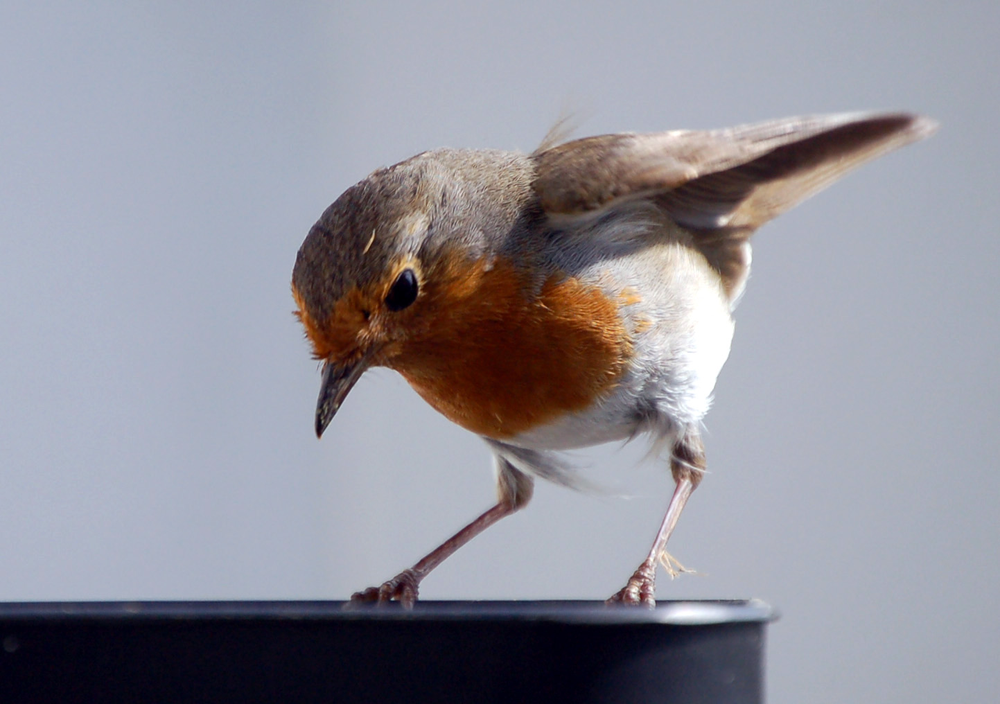
#> input picture Python Tasks/Image_Editing/test.bmp, 1000 x 704 px, shrunk from 1443 x 1016 before the run
$ python Image_Editing_with_Pillow.py
#> lines starting #> are read from the running program, lines starting #| are printed output that depends on the picture
from PIL import Image  # Library to work with images

img = Image.open(r"test.bmp")  # Open the original image
#> img is the input picture: PIL image 1000x704 RGB; mean R, G, B 145.6, 144.9, 154.8

width, height = img.size  # Get image dimensions
#> width = 1000; height = 704

pixels = img.load()  # Access the pixels for editing
# Make the top-left quarter of the image black
for x in range(width // 2):
    for y in range(height // 2):
        pixels[x, y] = (0, 0, 0)

img.save(r"test_modified.bmp")  # Save the edited image
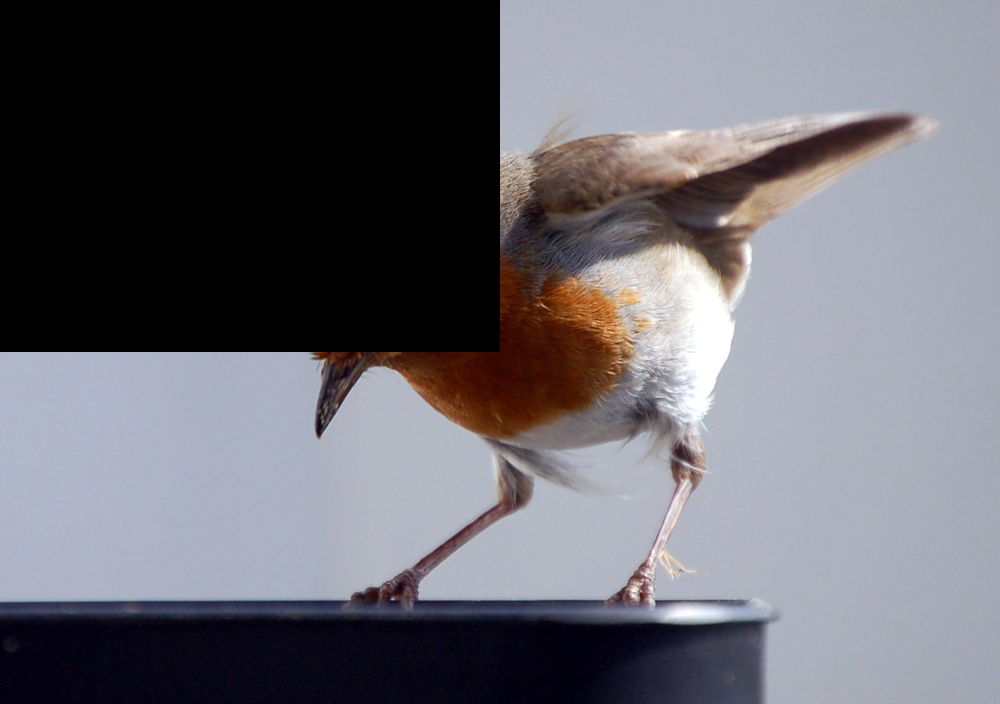
#> saved as test_modified.bmp: PIL image 1000x704 RGB; mean R, G, B 106.4, 105.7, 113
